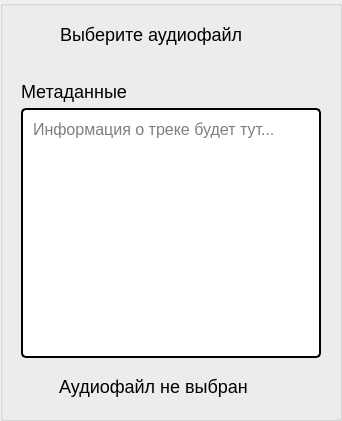
        <widget class="QGroupBox" name="RightSideBar">
         <property name="sizePolicy">
          <sizepolicy hsizetype="Expanding" vsizetype="Expanding">
           <horstretch>0</horstretch>
           <verstretch>0</verstretch>
          </sizepolicy>
         </property>
         <property name="minimumSize">
          <size>
           <width>0</width>
           <height>0</height>
          </size>
         </property>
         <property name="maximumSize">
          <size>
           <width>354</width>
           <height>16777215</height>
          </size>
         </property>
         <property name="styleSheet">
          <string notr="true">#RightSideBar{
	border: 1px solid black;
	border-radius: 5px;
}</string>
         </property>
         <property name="alignment">
          <set>Qt::AlignRight|Qt::AlignTrailing|Qt::AlignVCenter</set>
         </property>
         <property name="flat">
          <bool>true</bool>
         </property>
         <layout class="QVBoxLayout" name="verticalLayout_7">
          <property name="spacing">
           <number>0</number>
          </property>
          <property name="leftMargin">
           <number>0</number>
          </property>
          <property name="topMargin">
           <number>0</number>
          </property>
          <property name="rightMargin">
           <number>0</number>
          </property>
          <property name="bottomMargin">
           <number>0</number>
          </property>
          <item>
           <widget class="QFrame" name="Content_R">
            <property name="layoutDirection">
             <enum>Qt::LeftToRight</enum>
            </property>
            <property name="styleSheet">
             <string notr="true"/>
            </property>
            <layout class="QVBoxLayout" name="verticalLayout_5">
             <property name="spacing">
              <number>0</number>
             </property>
             <property name="leftMargin">
              <number>0</number>
             </property>
             <property name="topMargin">
              <number>0</number>
             </property>
             <property name="rightMargin">
              <number>0</number>
             </property>
             <property name="bottomMargin">
              <number>0</number>
             </property>
             <item>
              <widget class="QFrame" name="SongSelect">
               <property name="sizePolicy">
                <sizepolicy hsizetype="Expanding" vsizetype="Fixed">
                 <horstretch>0</horstretch>
                 <verstretch>0</verstretch>
                </sizepolicy>
               </property>
               <layout class="QHBoxLayout" name="horizontalLayout_7">
                <property name="spacing">
                 <number>0</number>
                </property>
                <item>
                 <widget class="QFrame" name="SelectSong">
                  <property name="sizePolicy">
                   <sizepolicy hsizetype="Fixed" vsizetype="Fixed">
                    <horstretch>0</horstretch>
                    <verstretch>0</verstretch>
                   </sizepolicy>
                  </property>
                  <property name="styleSheet">
                   <string notr="true">QLabel{
	font-size: 18px;
	color: black; 
}

QPushButton{
	background-color: transparent;
	border: none;
}

QPushButton:hover{
	background-color: rgb(214, 214, 214);
	border-radius: 10px;
}
</string>
                  </property>
                  <layout class="QHBoxLayout" name="horizontalLayout_9">
                   <item>
                    <widget class="QLabel" name="SelectAudioLb">
                     <property name="sizePolicy">
                      <sizepolicy hsizetype="Fixed" vsizetype="Fixed">
                       <horstretch>0</horstretch>
                       <verstretch>0</verstretch>
                      </sizepolicy>
                     </property>
                     <property name="text">
                      <string>Выберите аудиофайл</string>
                     </property>
                    </widget>
                   </item>
                   <item>
                    <widget class="QPushButton" name="SelectAudioBtn">
                     <property name="sizePolicy">
                      <sizepolicy hsizetype="Fixed" vsizetype="Fixed">
                       <horstretch>0</horstretch>
                       <verstretch>0</verstretch>
                      </sizepolicy>
                     </property>
                     <property name="text">
                      <string/>
                     </property>
                     <property name="icon">
                      <iconset resource="res.qrc">
                       <normaloff>:/icon/icons/file_open_50dp_000000_FILL0_wght400_GRAD0_opsz48.svg</normaloff>:/icon/icons/file_open_50dp_000000_FILL0_wght400_GRAD0_opsz48.svg</iconset>
                     </property>
                     <property name="iconSize">
                      <size>
                       <width>35</width>
                       <height>35</height>
                      </size>
                     </property>
                    </widget>
                   </item>
                  </layout>
                 </widget>
                </item>
               </layout>
              </widget>
             </item>
             <item>
              <widget class="QFrame" name="MetaData">
               <property name="sizePolicy">
                <sizepolicy hsizetype="Preferred" vsizetype="Fixed">
                 <horstretch>0</horstretch>
                 <verstretch>0</verstretch>
                </sizepolicy>
               </property>
               <layout class="QHBoxLayout" name="horizontalLayout_8">
                <item>
                 <widget class="QFrame" name="SongInfo">
                  <property name="sizePolicy">
                   <sizepolicy hsizetype="Fixed" vsizetype="Fixed">
                    <horstretch>0</horstretch>
                    <verstretch>0</verstretch>
                   </sizepolicy>
                  </property>
                  <property name="styleSheet">
                   <string notr="true">QLabel{
	font-size: 18px;
	color: black; 
}

QTextEdit{
	color: black;
	font-size: 16px;
	background-color: white;
	border: 2px solid black;
	border-radius: 5px;
	padding: 6px;
}

</string>
                  </property>
                  <layout class="QVBoxLayout" name="verticalLayout_6">
                   <item>
                    <widget class="QLabel" name="MetaData_lb">
                     <property name="text">
                      <string>Метаданные</string>
                     </property>
                    </widget>
                   </item>
                   <item>
                    <widget class="QTextEdit" name="TrackInfo">
                     <property name="minimumSize">
                      <size>
                       <width>300</width>
                       <height>250</height>
                      </size>
                     </property>
                     <property name="readOnly">
                      <bool>true</bool>
                     </property>
                     <property name="placeholderText">
                      <string>Информация о треке будет тут...</string>
                     </property>
                    </widget>
                   </item>
                  </layout>
                 </widget>
                </item>
               </layout>
              </widget>
             </item>
             <item>
              <widget class="QFrame" name="CurrentSong">
               <property name="sizePolicy">
                <sizepolicy hsizetype="Preferred" vsizetype="Fixed">
                 <horstretch>0</horstretch>
                 <verstretch>0</verstretch>
                </sizepolicy>
               </property>
               <property name="styleSheet">
                <string notr="true">QLabel{
	font-size: 18px;
	color: black; 
}

QPushButton{
	padding: 0px;
	border: none;
}</string>
               </property>
               <layout class="QHBoxLayout" name="horizontalLayout_10">
                <property name="spacing">
                 <number>0</number>
                </property>
                <property name="leftMargin">
                 <number>0</number>
                </property>
                <property name="topMargin">
                 <number>0</number>
                </property>
                <property name="rightMargin">
                 <number>0</number>
                </property>
                <property name="bottomMargin">
                 <number>0</number>
                </property>
                <item>
                 <widget class="QFrame" name="CS">
                  <property name="sizePolicy">
                   <sizepolicy hsizetype="Ignored" vsizetype="Fixed">
                    <horstretch>0</horstretch>
                    <verstretch>0</verstretch>
                   </sizepolicy>
                  </property>
                  <layout class="QVBoxLayout" name="verticalLayout_8">
                   <property name="spacing">
                    <number>0</number>
                   </property>
                   <property name="leftMargin">
                    <number>0</number>
                   </property>
                   <property name="topMargin">
                    <number>0</number>
                   </property>
                   <property name="rightMargin">
                    <number>0</number>
                   </property>
                   <property name="bottomMargin">
                    <number>0</number>
                   </property>
                   <item>
                    <widget class="QFrame" name="crnt_sng">
                     <layout class="QHBoxLayout" name="Label">
                      <property name="spacing">
                       <number>0</number>
                      </property>
                      <property name="leftMargin">
                       <number>0</number>
                      </property>
                      <property name="topMargin">
                       <number>0</number>
                      </property>
                      <property name="rightMargin">
                       <number>0</number>
                      </property>
                      <property name="bottomMargin">
                       <number>0</number>
                      </property>
                      <item>
                       <widget class="QFrame" name="horizontalFrame_2">
                        <property name="sizePolicy">
                         <sizepolicy hsizetype="Fixed" vsizetype="Fixed">
                          <horstretch>0</horstretch>
                          <verstretch>0</verstretch>
                         </sizepolicy>
                        </property>
                        <property name="layoutDirection">
                         <enum>Qt::RightToLeft</enum>
                        </property>
                        <layout class="QHBoxLayout" name="horizontalLayout_3">
                         <property name="spacing">
                          <number>3</number>
                         </property>
                         <property name="leftMargin">
                          <number>0</number>
                         </property>
                         <property name="topMargin">
                          <number>0</number>
                         </property>
                         <property name="rightMargin">
                          <number>0</number>
                         </property>
                         <property name="bottomMargin">
                          <number>0</number>
                         </property>
                         <item>
                          <widget class="QPushButton" name="pushButton">
                           <property name="sizePolicy">
                            <sizepolicy hsizetype="Fixed" vsizetype="Fixed">
                             <horstretch>0</horstretch>
                             <verstretch>0</verstretch>
                            </sizepolicy>
                           </property>
                           <property name="text">
                            <string/>
                           </property>
                           <property name="icon">
                            <iconset resource="res.qrc">
                             <normaloff>:/icon/icons/audio_file_50dp_000000_FILL0_wght400_GRAD0_opsz48.svg</normaloff>:/icon/icons/audio_file_50dp_000000_FILL0_wght400_GRAD0_opsz48.svg</iconset>
                           </property>
                           <property name="iconSize">
                            <size>
                             <width>30</width>
                             <height>30</height>
                            </size>
                           </property>
                           <property name="checkable">
                            <bool>false</bool>
                           </property>
                           <property name="checked">
                            <bool>false</bool>
                           </property>
                          </widget>
                         </item>
                         <item>
                          <widget class="QLabel" name="CurrentFile_lb">
                           <property name="sizePolicy">
                            <sizepolicy hsizetype="Fixed" vsizetype="Preferred">
                             <horstretch>0</horstretch>
                             <verstretch>0</verstretch>
                            </sizepolicy>
                           </property>
                           <property name="text">
                            <string>Аудиофайл не выбран</string>
                           </property>
                           <property name="alignment">
                            <set>Qt::AlignCenter</set>
                           </property>
                           <property name="indent">
                            <number>0</number>
                           </property>
                          </widget>
                         </item>
                        </layout>
                       </widget>
                      </item>
                     </layout>
                    </widget>
                   </item>
                   <item>
                    <widget class="QFrame" name="frame">
                     <layout class="QHBoxLayout" name="CurrentSong_name">
                      <property name="spacing">
                       <number>0</number>
                      </property>
                      <property name="leftMargin">
                       <number>0</number>
                      </property>
                      <property name="topMargin">
                       <number>0</number>
                      </property>
                      <property name="rightMargin">
                       <number>0</number>
                      </property>
                      <property name="bottomMargin">
                       <number>0</number>
                      </property>
                      <item>
                       <widget class="QLabel" name="CurrentFile">
                        <property name="sizePolicy">
                         <sizepolicy hsizetype="Fixed" vsizetype="Fixed">
                          <horstretch>0</horstretch>
                          <verstretch>0</verstretch>
                         </sizepolicy>
                        </property>
                        <property name="text">
                         <string/>
                        </property>
                       </widget>
                      </item>
                     </layout>
                    </widget>
                   </item>
                  </layout>
                 </widget>
                </item>
               </layout>
              </widget>
             </item>
            </layout>
           </widget>
          </item>
         </layout>
        </widget>
